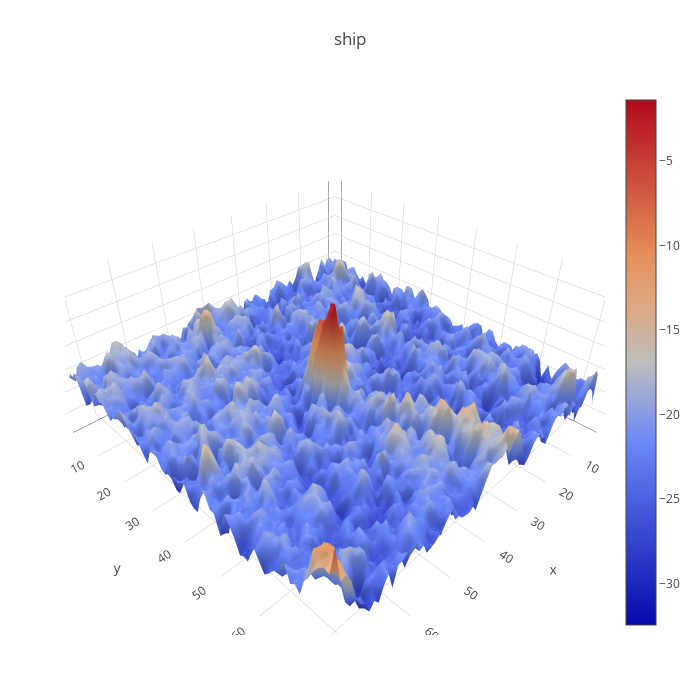

Source (notebook cell):
### Markdown cell above
꽤 멋있는 빙상이 나왔다. 레이더 데이터에서 볼 때 빙산의 모양은 위와 같이 산과 비슷하게 생겼다는 걸 기억하라. 하지만 이것은 실제 이미지가 아니기 때문에 레이더의 산란으로 인해 봉우리(peak)가 있고 왜곡이 될 것이다. 배의 모양은 점처럼 될 것이고, 길쭉한 점처럼 될 수 있다. 여기서부터 빙산과 배의 구조적인 차이가 발생하고, CNN을 이용하여 이러한 차이를 이용할 수 있다. 레이더의 백스캐터를 이용해 합성 이미지를 만들 수 있다면 도움이 될 것이다.

### Code cell
plotmy3d(X_band_1[14,:,:,],'ship')

### Figure 1 — Plotly figure (JSON) as saved in the notebook; plotly's stock layout.template omitted (floating-point values rounded to 4 significant figures; data arrays with more than 128 entries replaced by an {"elided": "..."} marker saying what was removed)
{"data": [{"type": "surface", "uid": "2321e17b-a9d1-4413-9948-91179bcd6dde", "z": {"elided": "75x75 float values"}}], "layout": {"autosize": false, "height": 700, "margin": {"b": 65, "l": 65, "r": 50, "t": 90}, "title": {"text": "ship"}, "width": 700}}
